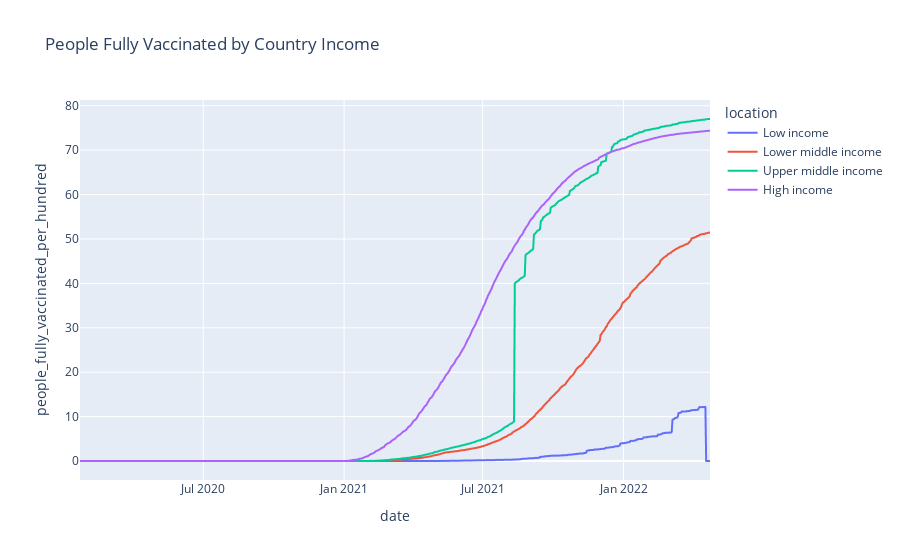

Notebook source saved alongside this figure:
### Code cell
fig = px.line(income_df, x='date',y='people_fully_vaccinated_per_hundred', color='location',title='People Fully Vaccinated by Country Income')

fig.show()

### Figure 1 — Plotly figure (JSON) as saved in the notebook; plotly's stock layout.template omitted (floating-point values rounded to 4 significant figures; data arrays with more than 128 entries replaced by an {"elided": "..."} marker saying what was removed)
{"data": [{"hovertemplate": "location=Low income<br>date=%{x}<br>people_fully_vaccinated_per_hundred=%{y}<extra></extra>", "legendgroup": "Low income", "line": {"color": "#636efa", "dash": "solid"}, "marker": {"symbol": "circle"}, "mode": "lines", "name": "Low income", "showlegend": true, "type": "scattergl", "x": {"elided": "792 str values"}, "xaxis": "x", "y": {"elided": "792 float values"}, "yaxis": "y"}, {"hovertemplate": "location=Lower middle income<br>date=%{x}<br>people_fully_vaccinated_per_hundred=%{y}<extra></extra>", "legendgroup": "Lower middle income", "line": {"color": "#EF553B", "dash": "solid"}, "marker": {"symbol": "circle"}, "mode": "lines", "name": "Lower middle income", "showlegend": true, "type": "scattergl", "x": {"elided": "824 str values"}, "xaxis": "x", "y": {"elided": "824 float values"}, "yaxis": "y"}, {"hovertemplate": "location=Upper middle income<br>date=%{x}<br>people_fully_vaccinated_per_hundred=%{y}<extra></extra>", "legendgroup": "Upper middle income", "line": {"color": "#00cc96", "dash": "solid"}, "marker": {"symbol": "circle"}, "mode": "lines", "name": "Upper middle income", "showlegend": true, "type": "scattergl", "x": {"elided": "824 str values"}, "xaxis": "x", "y": {"elided": "824 float values"}, "yaxis": "y"}, {"hovertemplate": "location=High income<br>date=%{x}<br>people_fully_vaccinated_per_hundred=%{y}<extra></extra>", "legendgroup": "High income", "line": {"color": "#ab63fa", "dash": "solid"}, "marker": {"symbol": "circle"}, "mode": "lines", "name": "High income", "showlegend": true, "type": "scattergl", "x": {"elided": "824 str values"}, "xaxis": "x", "y": {"elided": "824 float values"}, "yaxis": "y"}], "layout": {"legend": {"title": {"text": "location"}, "tracegroupgap": 0}, "title": {"text": "People Fully Vaccinated by Country Income"}, "xaxis": {"anchor": "y", "domain": [0, 1], "title": {"text": "date"}}, "yaxis": {"anchor": "x", "domain": [0, 1], "title": {"text": "people_fully_vaccinated_per_hundred"}}}}
